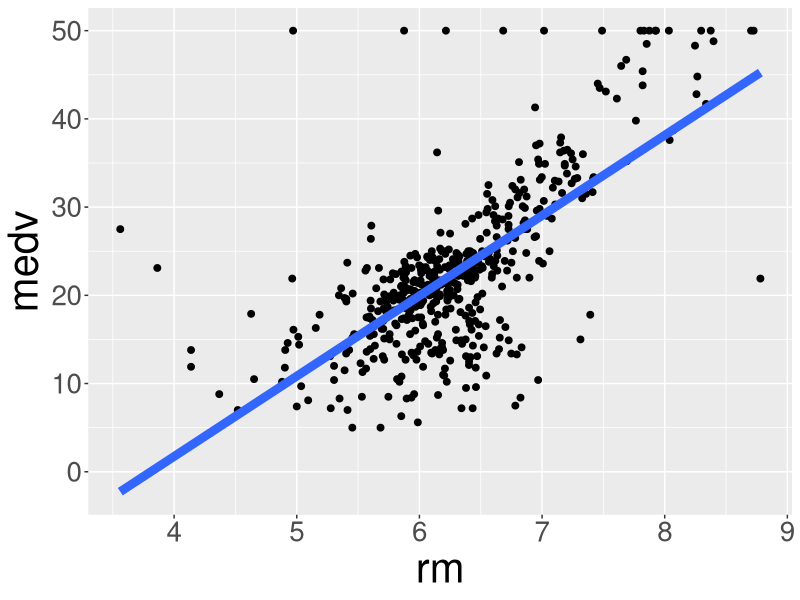
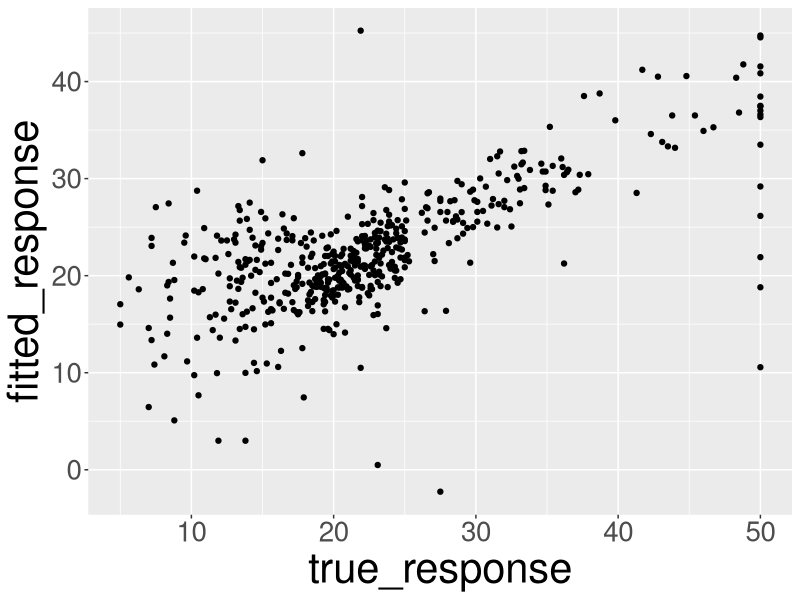
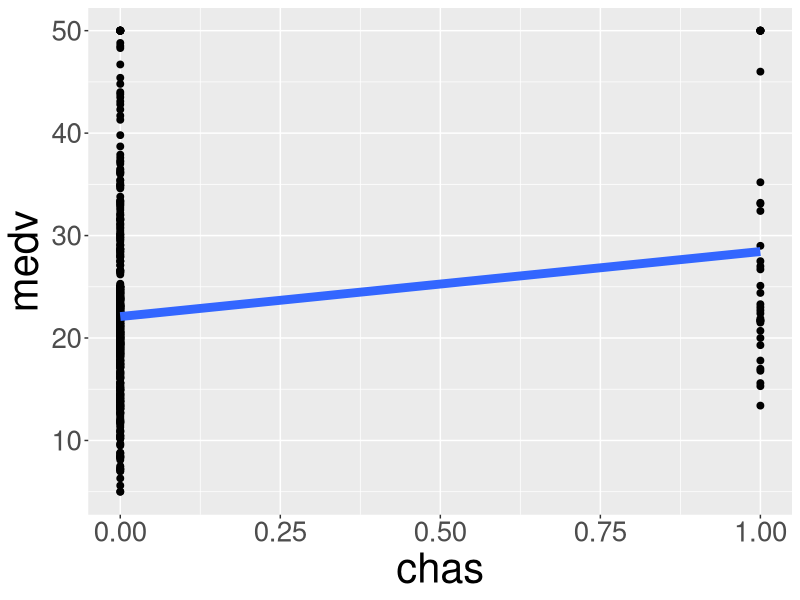
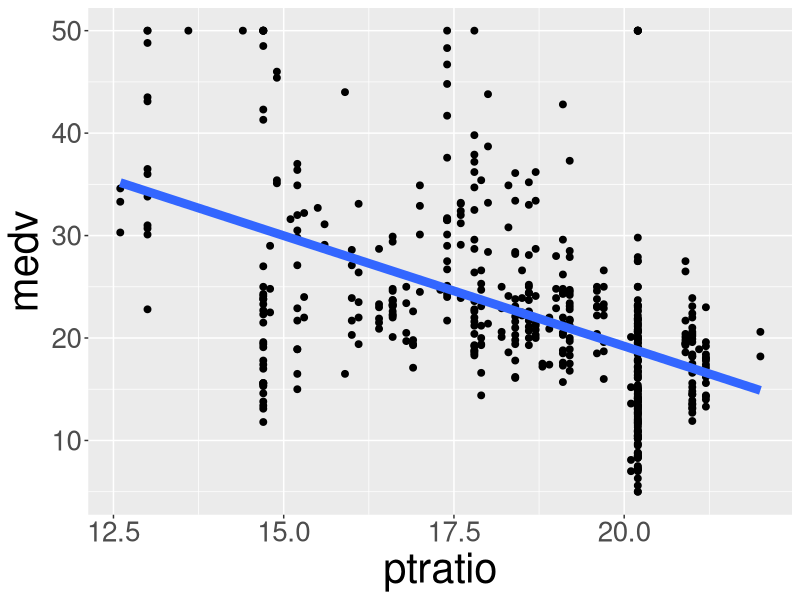
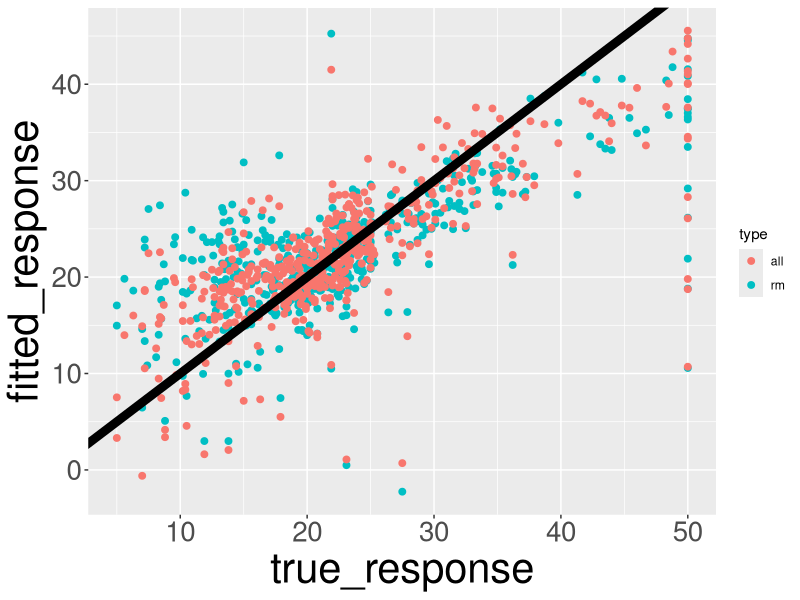
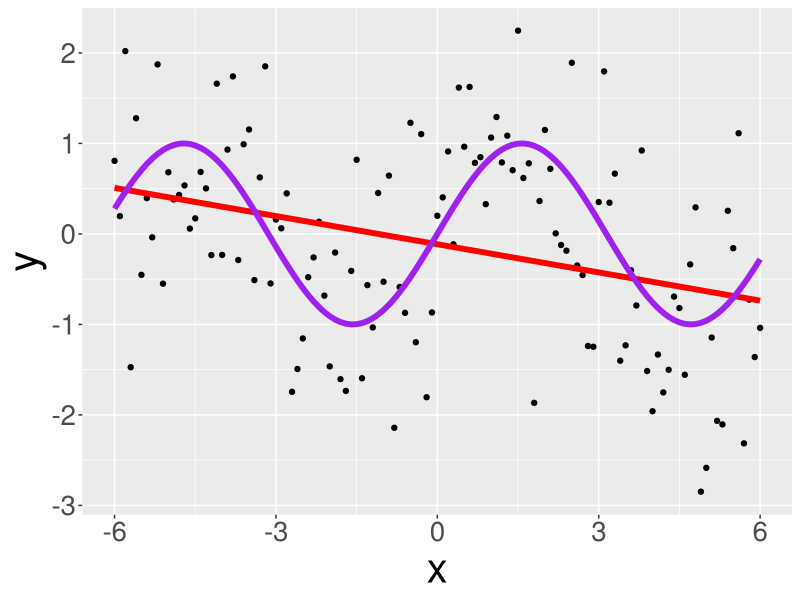
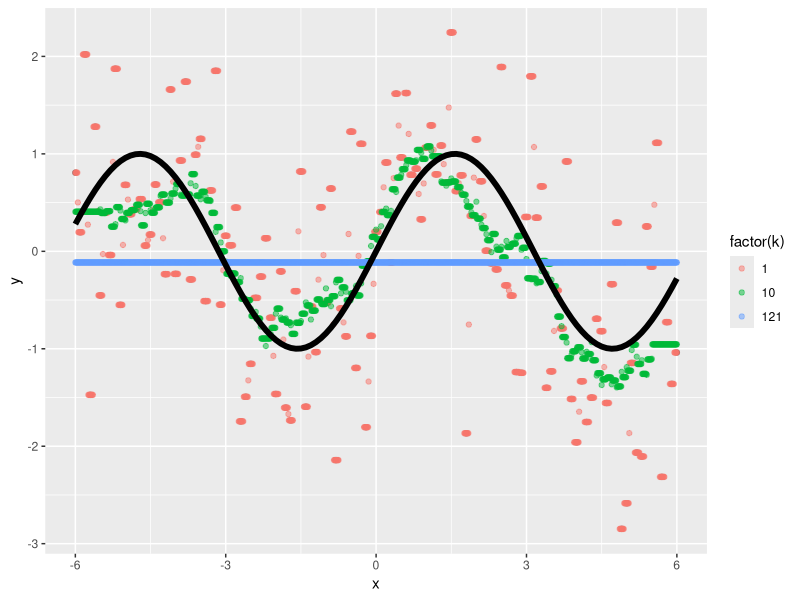

Write R code to recreate these figures, in order.
## ---- chunk 1
knitr::opts_chunk$set(echo = TRUE, message = FALSE,
                      warnings = FALSE, fig.align = 'center',  eval = TRUE)
## ---- chunk 2
library(MASS)   
library(tidyverse)   #INSTALL IF NEEDED
library(caret)       #INSTALL IF NEEDED
data(Boston)
boston <- Boston %>% dplyr::select(crim, rm, zn, chas, ptratio, medv)
head(boston)
summary(boston)
## ---- chunk 3
fit_rm <- lm(medv ~ rm, data = boston)
fit_rm
## ---- chunk 4
df_rm <- data.frame(true_response = boston$medv,
           fitted_response = fit_rm$fitted.values,
           residual = fit_rm$residuals)
head(df_rm)
summary(fit_rm)$r.squared    #compute R2
## ---- chunk 5
# theme function: customize the non-data components of your plots: i.e. titles, labels, fonts, background, gridlines, and legends.
mytheme <- theme(axis.title = element_text(size = 30),
        axis.text = element_text(size = 20))

ggplot(data = boston, mapping = aes(x = rm, y = medv)) + 
  geom_point(size = 2) + 
  geom_smooth(method = "lm", se = FALSE, size = 3) +
  mytheme
ggplot(data = df_rm) +
  geom_point(mapping = aes(x = true_response,
                           y = fitted_response)) +
  mytheme
## ---- chunk 6
fit_chas <- lm(medv ~ chas, data = boston)
fit_chas
summary(fit_chas)$r.squared
## ---- chunk 7
ggplot(data = boston, mapping = aes(x = chas, y = medv)) + 
  geom_point(size = 2) + 
  geom_smooth(method = "lm", se = FALSE, size = 3) +
  mytheme
## ---- chunk 8
fit_ptratio <- lm(medv ~ ptratio, data = boston)
fit_ptratio
summary(fit_ptratio)$r.squared
## ---- chunk 9
ggplot(data = boston, mapping = aes(x = ptratio, y = medv)) + 
  geom_point(size = 2) + 
  geom_smooth(method = "lm", se = FALSE, size = 3) +
  mytheme
## ---- chunk 10
fit_rm_ptratio <- lm(medv ~ rm + ptratio, data = boston)
fit_rm_ptratio
summary(fit_rm_ptratio)$r.squared
## ---- chunk 11
fit_all <- lm(formula = medv ~ ., data = boston)
## ---- chunk 12
df_all <- data.frame(true_response = boston$medv,
           fitted_response = fit_all$fitted.values,
           residual = fit_all$residuals)
df_all <- rbind(cbind(df_rm, type = "rm"),
                cbind(df_all, type = "all"))
ggplot(df_all) + 
  geom_point(mapping = aes(x = true_response,
                           y = fitted_response,
                           color = type),
             size = 2) +
  geom_abline(slope = 1, intercept = 0, size = 3) + 
  mytheme
## ---- chunk 13
summary(fit_rm_ptratio)
## ---- chunk 14
anova(fit_rm_ptratio)
## ---- chunk 15
fit_null <- lm(medv ~ 1, data = boston)
anova(fit_null, fit_rm_ptratio)
## ---- chunk 16
confint(fit_rm_ptratio, level = 0.95) # 95% CI for the coefficients 
## ---- chunk 17
df_test <- data.frame(rm=1, ptratio=2)
predict(fit_rm_ptratio, newdata = df_test, 
        level = 0.95, interval = "confidence")
## ---- chunk 18
predict(fit_rm_ptratio, newdata = df_test, 
        level = 0.95, interval = "prediction")
## ---- chunk 19
df_test <- data.frame(rm = c(1:5), ptratio = c(2:6))
predict(fit_rm_ptratio, newdata = df_test, 
        level = 0.95, interval = "confidence")
## ---- chunk 20
boston_tr <- boston[1:400, ]
boston_te <- boston[-(1:400), ]
## ---- chunk 21
    fit_rm <- lm(medv ~ rm, data = boston_tr)
## ---- chunk 22
    pred_rm_train <- predict(fit_rm, newdata = boston_tr)
    train_error <- sum((pred_rm_train - boston_tr$medv)^2)
    train_error
## ---- chunk 23
    pred_rm_test <- predict(fit_rm, newdata = boston_te)
    test_error <- sum((pred_rm_test - boston_te$medv)^2)
    test_error
## ---- chunk 24
boston$rm_cate <- cut_number(boston$rm, 3)              #create a qualitative variable
levels(boston$rm_cate) <- c("Small", "Medium", "Big")   #set the labels
head(boston %>% dplyr::select(medv, rm, rm_cate))       #select the variables
## ---- chunk 25
fit_rm_cate <- lm(medv ~ rm_cate, data = boston)
summary(fit_rm_cate)
## ---- chunk 26
  fit <- knnreg(medv ~ rm, data = boston_tr, k = 3)
  y_train_hat <- predict(fit, newdata = boston_tr)
  sum((boston_tr$medv - y_train_hat)^2)
  y_test_hat <- predict(fit, newdata = boston_te)
  sum((boston_te$medv - y_test_hat)^2)
## ---- chunk 27
x <- seq(from = -6, to = 6, by = 0.1)
n <- length(x)
y_true <- sin(x)    #true function
y <- y_true + rnorm(length(x))
train_dat <- data.frame(x = x, y = y, y_true = y_true)
ggplot(train_dat, mapping = aes(x = x, y = y)) +
  geom_point() +
  geom_smooth(method = "lm", color = "red", se = FALSE,
              size = 2) +
  geom_line(mapping = aes(x = x, y = y_true), 
            color = "purple",
            size = 2) + mytheme
head(train_dat)
## ---- chunk 28
x_test <- seq(from = -6, to = 6, by = 0.01)  #test data
y_true_test <- sin(x_test)
y_test <- y_true_test + rnorm(length(x_test))
k_seq <- c(1, 10, n)
pred_dat <- NULL
test_error_seq <- train_error_seq <- rep(0, 3)
for(k in seq_along(k_seq)){
  # knnreg: $k$-nearest neighbour regression that can return the average value for the neighbours.
  fit <- knnreg(data.frame(x), y, k = k_seq[k])
  y_test_hat <- predict(fit, data.frame(x_test))
  test_error_seq[k] <- sum((y_test - y_test_hat)^2)
  y_train_hat <- predict(fit, data.frame(x))
  train_error_seq[k] <- sum((y - y_train_hat)^2)
  pred_dat <- rbind(pred_dat,
                    data.frame(x = x_test,
                               y = y_test_hat,
                               y_true = y_test,
                               k = k_seq[k]))
}
data.frame(k = k_seq, train_error = train_error_seq, test_error = test_error_seq)

# note: multiple datasets in one plot
ggplot(pred_dat) + 
  geom_point(mapping = aes(x = x,
                           y = y),
             data = train_dat,
             alpha = 0.5,
             color = "black") + 
  geom_point(mapping = aes(x = x, 
                           y = y,
                           color = factor(k)),
             alpha = 0.5) +
  geom_line(mapping = aes(x = x,
                          y = y_true),
            data = train_dat,
            size = 2) 
